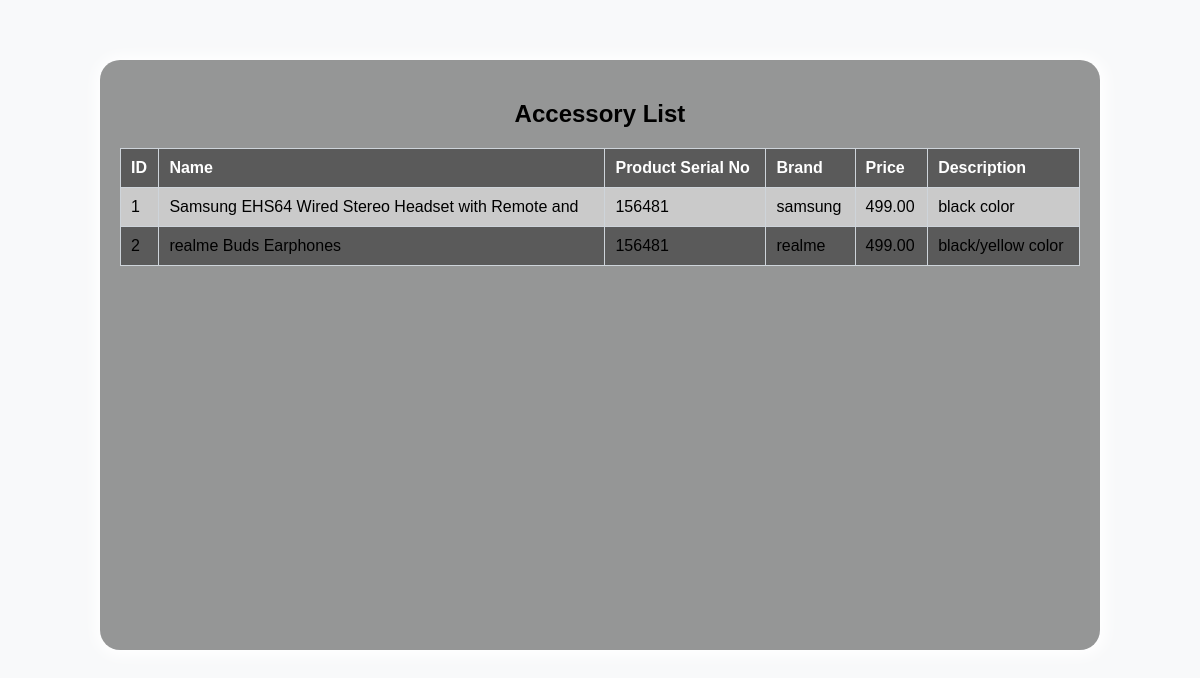
Screenshot of /admin/accessory_list.php with the database file from the repository.
### tables this page shows
CREATE TABLE accessories (
  id int(6) UNSIGNED NOT NULL,
  name varchar(50) NOT NULL,
  serial_no varchar(50) NOT NULL,
  brand varchar(50) NOT NULL,
  price decimal(10,2) NOT NULL,
  description text NOT NULL
);

### admin/accessory_list.php (the view, shortened to what this page needs)
<!DOCTYPE html>
<html lang="en">
<head>
</head>
<body>
<div class="accessory-table-container">
    <h2>Accessory List</h2>
    <table class="accessory-table">
        <thead>
            <tr>
                <th>ID</th>
                <th>Name</th>
                <th>Product Serial No</th>
                <th>Brand</th>
                <th>Price</th>
                <th>Description</th>
            </tr>
        </thead>
        <tbody>
            <?php
            $servername = "localhost";
            $username = "root";
            $password = "";
            $dbname = "mobileshopmanagement";
            $conn = new mysqli($servername, $username, $password, $dbname);
            $sql = "SELECT id, name, serial_no, brand, price, description FROM accessories";
            $result = $conn->query($sql);
            if ($result->num_rows > 0) {
                while($row = $result->fetch_assoc()) {
                    echo "<tr>
                        <td>" . $row["id"]. "</td>
                        <td>" . $row["name"]. "</td>
                        <td>" . $row["serial_no"]. "</td>
                        <td>" . $row["brand"]. "</td>
                        <td>" . $row["price"]. "</td>
                        <td>" . $row["description"]. "</td>
                    </tr>";
                }
            } else {
                echo "<tr><td colspan='6'>No accessories found</td></tr>";
            }
            ?>
        </tbody>
    </table>
</div>
</body>
</html>

### admin/accessory_list.php (style rules this page uses)
body { font-family: Arial, sans-serif; background-color: #f8f9fa; margin: 0; padding: 0; }
.accessory-table-container { width: 80%; margin: 5% auto; padding: 20px; background-color: rgba(0, 0, 0, 0.4); box-shadow: 1px 1px 15px 5px white; border-radius: 20px; height: 550px; overflow: scroll; }
h2 { text-align: center; margin-bottom: 20px; }
.accessory-table { width: 100%; border-collapse: collapse; }
.accessory-table th, .accessory-table td { border: 1px solid #ced4da; padding: 10px; text-align: left; }
.accessory-table th { background-color: rgba(0, 0, 0, 0.4); color: #ffffff; }
.accessory-table tbody tr:nth-child(odd) { background-color: rgba(255, 255, 255, 0.5); color: black; }
.accessory-table tbody tr:nth-child(even) { background-color: rgba(0, 0, 0, 0.4); }

### rows the page displays
accessories: id "1", name "Samsung EHS64 Wired Stereo Headset with Remote and", serial_no "156481", brand "samsung", price "499.00", description "black color"
accessories: id "2", name "realme Buds Earphones", serial_no "156481", brand "realme", price "499.00", description "black/yellow color"
